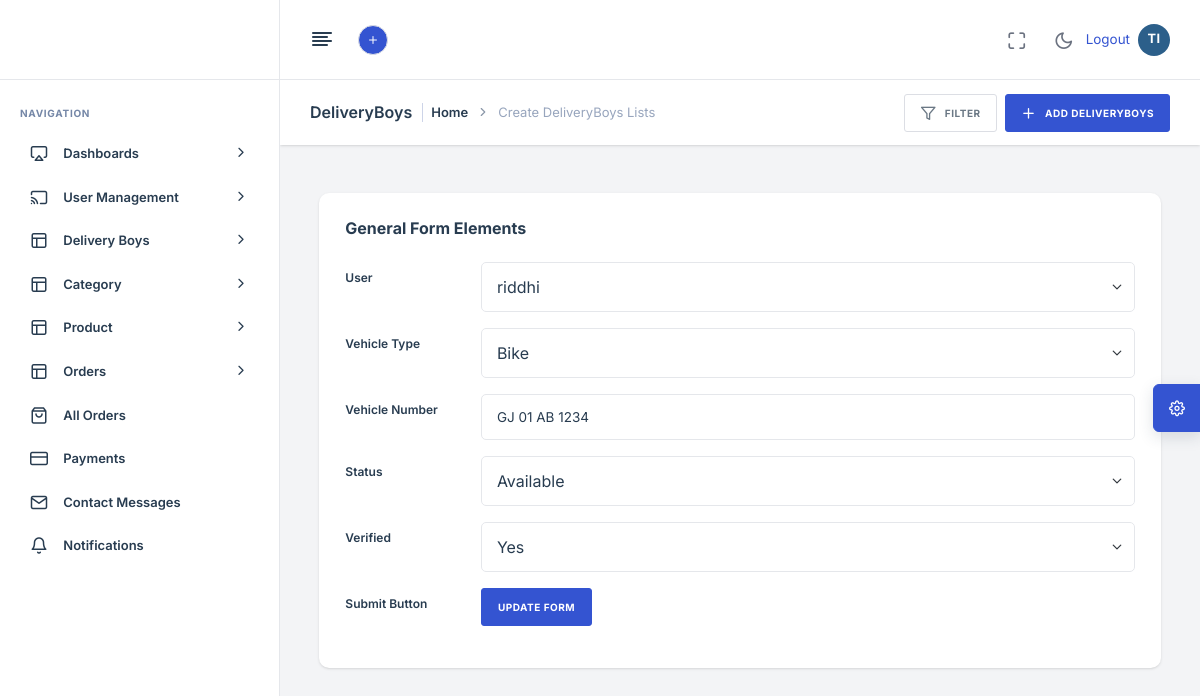
Page /adminpanel/update_DeliveryBoy/9/ (signed in) on the committed database.
### app_modules/userapp/models.py (models this page shows, shortened)
class CustomUser(AbstractUser):
    role = models.CharField(max_length=20, choices=UserRole.choices, default=UserRole.USER)
    is_approved = models.BooleanField(default=False)
    phone_number = models.CharField(max_length=15, blank=True, null=True)
    profile_image = models.ImageField(upload_to="profiles/", null=True, blank=True)
    address = models.TextField(blank=True, null=True)
    date_of_birth = models.DateField(null=True, blank=True)
    aadhaar_number = models.CharField(max_length=12, blank=True, null=True, unique=True)
    pan_number = models.CharField(max_length=10, blank=True, null=True, unique=True)
    aadhaar_image = models.ImageField(upload_to="kyc/aadhaar/", null=True, blank=True)
    pan_image = models.ImageField(upload_to="kyc/pan/", null=True, blank=True)
    other_document_image = models.ImageField(upload_to="kyc/other/", null=True, blank=True)
    is_kyc_verified = models.BooleanField(default=False)
    registration_ip = models.GenericIPAddressField(null=True, blank=True)
    objects = CustomUserManager()
    @property
    def is_customer_role(self):
        return self.role == UserRole.USER

### app_modules/deliveryapp/models.py (models this page shows, shortened)
class DeliveryBoy(models.Model):
    AVAILABLE = DeliveryBoyStatus.AVAILABLE
    BUSY = DeliveryBoyStatus.BUSY
    OFFLINE = DeliveryBoyStatus.OFFLINE
    STATUS_CHOICES = DeliveryBoyStatus.choices
    BIKE = VehicleType.BIKE
    BICYCLE = VehicleType.BICYCLE
    SCOOTER = VehicleType.SCOOTER
    VEHICLE_CHOICES = VehicleType.choices
    user = models.OneToOneField(CustomUser, on_delete=models.CASCADE, related_name="delivery_profile")
    vehicle_type = models.CharField(max_length=20, choices=VehicleType.choices, default=VehicleType.BIKE)
    vehicle_number = models.CharField(max_length=20, blank=True)
    status = models.CharField(max_length=20, choices=DeliveryBoyStatus.choices, default=DeliveryBoyStatus.OFFLINE)
    is_verified = models.BooleanField(default=False)
    joined_at = models.DateTimeField(auto_now_add=True)
    class Meta:
        verbose_name = "Delivery Boy"
        verbose_name_plural = "Delivery Boys"

### app_modules/adminapp/views.py (the view)
# urls.py: path("update_DeliveryBoy/<int:id>/", views.update_DeliveryBoy, name="update_DeliveryBoy"),
@staff_member_required
def update_DeliveryBoy(request, id):
    deliveryboy = get_object_or_404(DeliveryBoy, id=id)
    if request.method == "POST":
        form = DeliveryBoyAdminForm(request.POST, instance=deliveryboy)
        if form.is_valid():
            form.save()
            return redirect("list_DeliveryBoys")
    users = CustomUser.objects.all()
    return render(request, "adminapp/update_DeliveryBoy.html", {"deliveryboy": deliveryboy, "users": users})

### templates/adminapp/update_DeliveryBoy.html (shortened to what this page needs)
{% extends 'adminapp/master.html' %}
{% load static %}
{% block content %}
<div class="nxl-content">
    <div class="page-header">
        <div class="page-header-left d-flex align-items-center">
            <div class="page-header-title">
                <h5 class="m-b-10">DeliveryBoys</h5>
            </div>
            <ul class="breadcrumb">
                <li class="breadcrumb-item"><a href="{% url 'admin_index' %}">Home</a></li>
                <li class="breadcrumb-item">Create DeliveryBoys Lists</li>
            </ul>
        </div>
        <div class="page-header-right ms-auto">
            <div class="page-header-right-items">
                <div class="d-flex align-items-center gap-2 page-header-right-items-wrapper">
                    <div class="dropdown filter-dropdown">
                        <a class="btn btn-md btn-light-brand" data-bs-toggle="dropdown" data-bs-offset="0, 10"
                            data-bs-auto-close="outside">
                            <i class="feather-filter me-2"></i>
                            <span>Filter</span>
                        </a>
                    </div>
                    <a href="javascript:void(0);" class="btn btn-md btn-primary">
                        <i class="feather-plus me-2"></i>
                        <span>Add DeliveryBoys</span>
                    </a>
                </div>
            </div>
        </div>
    </div>
    <section class="section mt-5 mx-auto">
        <div class="row d-flex justify-content-center">
            <div class="col-lg-11">
                <div class="card">
                    <div class="card-body">
                        <h5 class="card-title">General Form Elements</h5>
                        <form method="post" enctype="multipart/form-data" class="mt-4">
                            <div class="row mb-3">
                                <label class="col-sm-2 col-form-label">User</label>
                                <div class="col-sm-10">
                                    <select class="form-select" name="user">
                                        {% for i in users %}
                                        <option value="{{ i.id }}" {% if i.id == deliveryboy.user.id %}selected{% endif%}>{{ i.username }}</option>
                                        {% endfor %}
                                    </select>
                                </div>
                            </div>
                            <div class="row mb-3">
                                <label for="inputText" class="col-sm-2 col-form-label">Vehicle Type</label>
                                <div class="col-sm-10">
                                    <select class="form-select" name="vehicle_type">
                                        <option value="bike" {% if deliveryboy.vehicle_type == 'bike' %}selected{% endif%}>Bike</option>
                                    </select>
                                </div>
                            </div>
                            <div class="row mb-3">
                                <label for="inputText" class="col-sm-2 col-form-label">Vehicle Number</label>
                                <div class="col-sm-10">
                                    <input type="text" name="vehicle_number" class="form-control"
                                        value="{{ deliveryboy.vehicle_number }}">
                                </div>
                            </div>
                            <div class="row mb-3">
                                <label for="inputPassword" class="col-sm-2 col-form-label">Status</label>
                                <div class="col-sm-10">
                                    <select class="form-select" name="status">
                                        <option value="available" {% if deliveryboy.status == 'available' %}selected{%endif %}>
                                            Available
                                        </option>
                                    </select>
                                </div>
                            </div>
                            <div class="row mb-3">
                                <label for="inputPassword" class="col-sm-2 col-form-label">Verified</label>
                                <div class="col-sm-10">
                                    <select class="form-select" name="is_verified">
                                        <option value="True" {% if deliveryboy.is_verified %}selected{% endif %}>
                                            Yes
                                        </option>
                                    </select>
                                </div>
                            </div>
                            <div class="row mb-3">
                                <label class="col-sm-2 col-form-label">Submit Button</label>
                                <div class="col-sm-10">
                                    <button type="submit" class="btn btn-primary">Update Form</button>
                                </div>
                            </div>
                        </form>
                    </div>
                </div>
            </div>
        </div>
    </section>
</div>
{% endblock %}

### templates/adminapp/master.html (shortened to what this page needs)
<!DOCTYPE html>
<html lang="zxx">
{% load static %}
<head>
    <link rel="stylesheet" type="text/css" href="{% static 'adminapp/assets/css/bootstrap.min.css' %}" />
    <link rel="stylesheet" href="https://cdn.jsdelivr.net/npm/bootstrap-icons@1.10.5/font/bootstrap-icons.css">
    <link rel="stylesheet" type="text/css" href="{% static 'adminapp/assets/vendors/css/vendors.min.css' %}" />
    <link rel="stylesheet" type="text/css" href="{% static 'adminapp/assets/vendors/css/daterangepicker.min.css' %}" />
    <link rel="stylesheet" type="text/css" href="{% static 'adminapp/assets/css/theme.min.css' %}" />
</head>
<body>
    <nav class="nxl-navigation">
        <div class="navbar-wrapper">
            <div class="m-header">
            </div>
            <div class="navbar-content">
                <ul class="nxl-navbar">
                    <li class="nxl-item nxl-caption">
                        <label>Navigation</label>
                    </li>
                    <li class="nxl-item nxl-hasmenu">
                        <a href="javascript:void(0);" class="nxl-link">
                            <span class="nxl-micon"><i class="feather-airplay"></i></span>
                            <span class="nxl-mtext">Dashboards</span><span class="nxl-arrow"><i
                                    class="feather-chevron-right"></i></span>
                        </a>
                    </li>
                    <li class="nxl-item nxl-hasmenu">
                        <a href="javascript:void(0);" class="nxl-link">
                            <span class="nxl-micon"><i class="feather-cast"></i></span>
                            <span class="nxl-mtext">User Management</span><span class="nxl-arrow"><i
                                    class="feather-chevron-right"></i></span>
                        </a>
                    </li>
                    <li class="nxl-item nxl-hasmenu">
                        <a href="javascript:void(0);" class="nxl-link">
                            <span class="nxl-micon"><i class="feather-layout"></i></span>
                            <span class="nxl-mtext">Delivery Boys</span><span class="nxl-arrow"><i
                                    class="feather-chevron-right"></i></span>
                        </a>
                    </li>
                    <li class="nxl-item nxl-hasmenu">
                        <a href="javascript:void(0);" class="nxl-link">
                            <span class="nxl-micon"><i class="feather-layout"></i></span>
                            <span class="nxl-mtext">Category</span><span class="nxl-arrow"><i
                                    class="feather-chevron-right"></i></span>
                        </a>
                    </li>
                    <li class="nxl-item nxl-hasmenu">
                        <a href="javascript:void(0);" class="nxl-link">
                            <span class="nxl-micon"><i class="feather-layout"></i></span>
                            <span class="nxl-mtext">Product</span><span class="nxl-arrow"><i
                                    class="feather-chevron-right"></i></span>
                        </a>
                    </li>
                    <li class="nxl-item nxl-hasmenu">
                        <a href="javascript:void(0);" class="nxl-link">
                            <span class="nxl-micon"><i class="feather-layout"></i></span>
                            <span class="nxl-mtext">Orders</span><span class="nxl-arrow"><i
                                    class="feather-chevron-right"></i></span>
                        </a>
                    </li>
                    <li class="nxl-item">
                        <a class="nxl-link" href="{% url 'admin_order_list' %}">
                            <span class="nxl-micon"><i class="feather-shopping-bag"></i></span>
                            <span class="nxl-mtext">All Orders</span>
                        </a>
                    </li>
                    <li class="nxl-item">
                        <a class="nxl-link" href="{% url 'admin_payment_list' %}">
                            <span class="nxl-micon"><i class="feather-credit-card"></i></span>
                            <span class="nxl-mtext">Payments</span>
                        </a>
                    </li>
                    <li class="nxl-item">
                        <a class="nxl-link" href="{% url 'admin_contact_list' %}">
                            <span class="nxl-micon"><i class="feather-mail"></i></span>
                            <span class="nxl-mtext">Contact Messages</span>
                        </a>
                    </li>
                    <li class="nxl-item">
                        <a class="nxl-link" href="{% url 'admin_notification_list' %}">
                            <span class="nxl-micon"><i class="feather-bell"></i></span>
                            <span class="nxl-mtext">Notifications</span>
                        </a>
                    </li>
                </ul>
            </div>
        </div>
    </nav>
    <header class="nxl-header">
        <div class="header-wrapper">
            <div class="header-left d-flex align-items-center gap-4">
                <div class="nxl-navigation-toggle">
                    <a href="javascript:void(0);" id="menu-mini-button">
                        <i class="feather-align-left"></i>
                    </a>
                </div>
                <div class="nxl-drp-link nxl-lavel-mega-menu">
                    <div class="nxl-lavel-mega-menu-wrapper d-flex gap-3">
                        <div class="dropdown nxl-h-item nxl-lavel-menu">
                            <a href="javascript:void(0);" class="avatar-text avatar-md bg-primary text-white"
                                data-bs-toggle="dropdown" data-bs-auto-close="outside">
                                <i class="feather-plus"></i>
                            </a>
                        </div>
                    </div>
                </div>
            </div>
            <div class="header-right ms-auto">
                <div class="d-flex align-items-center">
                    <div class="nxl-h-item d-none d-sm-flex">
                        <div class="full-screen-switcher">
                            <a href="javascript:void(0);" class="nxl-head-link me-0"
                                onclick="$('body').fullScreenHelper('toggle');">
                                <i class="feather-maximize maximize"></i>
                            </a>
                        </div>
                    </div>
                    <div class="nxl-h-item dark-light-theme">
                        <a href="javascript:void(0);" class="nxl-head-link me-0 dark-button">
                            <i class="feather-moon"></i>
                        </a>
                    </div>
                    {% if user.is_authenticated %}
                    <a href="{% url 'logout' %}"
                        class="nav-item nav-link text-primary me-2 {% if request.resolver_match.url_name == 'logout' %}active{% endif %}">
                        Logout
                    </a>
                    {% else %}
                    <a href="{% url 'admin_login' %}"
                        class="nav-item nav-link text-primary me-2 {% if request.resolver_match.url_name == 'login' %}active{% endif %}">
                        Login
                    </a>
                    {% endif %}
                    <a href="{% url 'admin_profile_view' %}"
                        class="nav-item nav-link {% if request.resolver_match.url_name == 'admin_profile_view' %}active{% endif %}">
                        {% if user.profile_image %}
                        <img src="{{ user.profile_image.url }}" alt="{{ user.username }}"
                            style="width: 30px; height: 30px; border-radius: 50%;" onclick="openLightbox(this.src)" />
                        {% else %}
                        <div class="avatar-initials">{{ user.username|slice:":1"|upper }}{% if user.username|length > 1 %}{{ user.username|slice:"1:2"|upper }}{% endif %}</div>
                        {% endif %}
                    </a>
                </div>
            </div>
        </div>
    </header>
    <main class="nxl-container">
        {% block content %}
        {% endblock %}
    </main>
    <div class="theme-customizer">
        <div class="customizer-handle">
            <a href="javascript:void(0);" class="cutomizer-open-trigger bg-primary">
                <i class="feather-settings"></i>
            </a>
        </div>
    </div>
</body>
</html>

### rows in the picture
CustomUser: username "T", username "I"
DeliveryBoy: user "riddhi", vehicle_type "Bike", vehicle_number "GJ 01 AB 1234", status "Available", is_verified "Yes"
